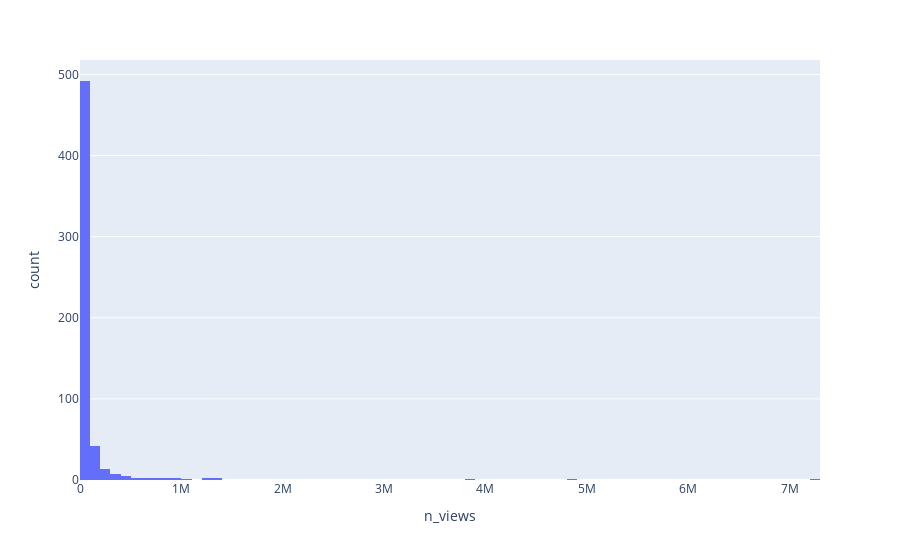

This figure's notebook cell:
### Code cell
import plotly.express as px
fig = px.histogram(df_videos_4_months_urls, x="n_views")
fig.show()

### Figure 1 — Plotly figure (JSON) as saved in the notebook; plotly's stock layout.template omitted (floating-point values rounded to 4 significant figures; data arrays with more than 128 entries replaced by an {"elided": "..."} marker saying what was removed)
{"data": [{"alignmentgroup": "True", "bingroup": "x", "hovertemplate": "n_views=%{x}<br>count=%{y}<extra></extra>", "legendgroup": "", "marker": {"color": "#636efa", "pattern": {"shape": ""}}, "name": "", "offsetgroup": "", "orientation": "v", "showlegend": false, "type": "histogram", "x": {"elided": "581 int values"}, "xaxis": "x", "yaxis": "y"}], "layout": {"barmode": "relative", "legend": {"tracegroupgap": 0}, "margin": {"t": 60}, "xaxis": {"anchor": "y", "domain": [0, 1], "title": {"text": "n_views"}}, "yaxis": {"anchor": "x", "domain": [0, 1], "title": {"text": "count"}}}}
